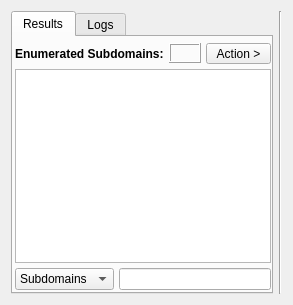
     <widget class="QWidget" name="layoutWidget">
      <layout class="QHBoxLayout" name="horizontalLayout">
       <item>
        <widget class="QTabWidget" name="tabWidgetResults">
         <property name="styleSheet">
          <string notr="true"/>
         </property>
         <property name="currentIndex">
          <number>0</number>
         </property>
         <widget class="QWidget" name="tabResults">
          <attribute name="title">
           <string>Results</string>
          </attribute>
          <layout class="QVBoxLayout" name="verticalLayout">
           <property name="spacing">
            <number>5</number>
           </property>
           <property name="leftMargin">
            <number>2</number>
           </property>
           <property name="topMargin">
            <number>6</number>
           </property>
           <property name="rightMargin">
            <number>0</number>
           </property>
           <property name="bottomMargin">
            <number>2</number>
           </property>
           <item>
            <layout class="QHBoxLayout" name="horizontalLayout_5">
             <item>
              <widget class="QLabel" name="label_3">
               <property name="sizePolicy">
                <sizepolicy hsizetype="Maximum" vsizetype="Preferred">
                 <horstretch>0</horstretch>
                 <verstretch>0</verstretch>
                </sizepolicy>
               </property>
               <property name="font">
                <font>
                 <weight>75</weight>
                 <bold>true</bold>
                </font>
               </property>
               <property name="styleSheet">
                <string notr="true"/>
               </property>
               <property name="text">
                <string>Enumerated Subdomains:</string>
               </property>
              </widget>
             </item>
             <item>
              <widget class="QLabel" name="labelResultsCount">
               <property name="sizePolicy">
                <sizepolicy hsizetype="Preferred" vsizetype="Maximum">
                 <horstretch>0</horstretch>
                 <verstretch>0</verstretch>
                </sizepolicy>
               </property>
               <property name="minimumSize">
                <size>
                 <width>0</width>
                 <height>20</height>
                </size>
               </property>
               <property name="maximumSize">
                <size>
                 <width>16777215</width>
                 <height>20</height>
                </size>
               </property>
               <property name="font">
                <font>
                 <weight>75</weight>
                 <bold>true</bold>
                </font>
               </property>
               <property name="styleSheet">
                <string notr="true"/>
               </property>
               <property name="frameShape">
                <enum>QFrame::Box</enum>
               </property>
               <property name="frameShadow">
                <enum>QFrame::Raised</enum>
               </property>
               <property name="midLineWidth">
                <number>0</number>
               </property>
               <property name="text">
                <string/>
               </property>
              </widget>
             </item>
             <item>
              <widget class="QToolButton" name="buttonAction">
               <property name="sizePolicy">
                <sizepolicy hsizetype="Fixed" vsizetype="Fixed">
                 <horstretch>0</horstretch>
                 <verstretch>0</verstretch>
                </sizepolicy>
               </property>
               <property name="minimumSize">
                <size>
                 <width>65</width>
                 <height>20</height>
                </size>
               </property>
               <property name="font">
                <font>
                 <weight>50</weight>
                 <italic>false</italic>
                 <bold>false</bold>
                </font>
               </property>
               <property name="styleSheet">
                <string notr="true"/>
               </property>
               <property name="text">
                <string>Action &gt;</string>
               </property>
              </widget>
             </item>
            </layout>
           </item>
           <item>
            <widget class="QTableView" name="tableViewResults">
             <property name="font">
              <font>
               <family>MS Shell Dlg 2</family>
               <pointsize>8</pointsize>
               <weight>50</weight>
               <italic>false</italic>
               <bold>false</bold>
              </font>
             </property>
             <property name="focusPolicy">
              <enum>Qt::NoFocus</enum>
             </property>
             <property name="contextMenuPolicy">
              <enum>Qt::CustomContextMenu</enum>
             </property>
             <property name="styleSheet">
              <string notr="true"/>
             </property>
             <property name="frameShape">
              <enum>QFrame::StyledPanel</enum>
             </property>
             <property name="frameShadow">
              <enum>QFrame::Sunken</enum>
             </property>
             <property name="autoScrollMargin">
              <number>16</number>
             </property>
             <property name="editTriggers">
              <set>QAbstractItemView::NoEditTriggers</set>
             </property>
             <property name="tabKeyNavigation">
              <bool>false</bool>
             </property>
             <property name="showDropIndicator" stdset="0">
              <bool>false</bool>
             </property>
             <property name="dragDropOverwriteMode">
              <bool>false</bool>
             </property>
             <property name="alternatingRowColors">
              <bool>false</bool>
             </property>
             <property name="selectionMode">
              <enum>QAbstractItemView::ExtendedSelection</enum>
             </property>
             <property name="verticalScrollMode">
              <enum>QAbstractItemView::ScrollPerPixel</enum>
             </property>
             <property name="horizontalScrollMode">
              <enum>QAbstractItemView::ScrollPerPixel</enum>
             </property>
             <property name="showGrid">
              <bool>false</bool>
             </property>
             <property name="sortingEnabled">
              <bool>true</bool>
             </property>
             <property name="cornerButtonEnabled">
              <bool>false</bool>
             </property>
             <attribute name="horizontalHeaderCascadingSectionResizes">
              <bool>true</bool>
             </attribute>
             <attribute name="horizontalHeaderMinimumSectionSize">
              <number>200</number>
             </attribute>
             <attribute name="horizontalHeaderDefaultSectionSize">
              <number>220</number>
             </attribute>
             <attribute name="horizontalHeaderShowSortIndicator" stdset="0">
              <bool>true</bool>
             </attribute>
             <attribute name="horizontalHeaderStretchLastSection">
              <bool>true</bool>
             </attribute>
             <attribute name="verticalHeaderVisible">
              <bool>false</bool>
             </attribute>
             <attribute name="verticalHeaderMinimumSectionSize">
              <number>15</number>
             </attribute>
             <attribute name="verticalHeaderDefaultSectionSize">
              <number>15</number>
             </attribute>
            </widget>
           </item>
           <item>
            <layout class="QHBoxLayout" name="horizontalLayout_7">
             <item>
              <widget class="QComboBox" name="comboBoxFilter">
               <property name="minimumSize">
                <size>
                 <width>90</width>
                 <height>0</height>
                </size>
               </property>
               <item>
                <property name="text">
                 <string>Subdomains</string>
                </property>
               </item>
               <item>
                <property name="text">
                 <string>Ip</string>
                </property>
               </item>
              </widget>
             </item>
             <item>
              <widget class="QLineEdit" name="lineEditFilter"/>
             </item>
            </layout>
           </item>
          </layout>
         </widget>
         <widget class="QWidget" name="tabLogs">
          <attribute name="title">
           <string>Logs</string>
          </attribute>
          <layout class="QVBoxLayout" name="verticalLayout_2">
           <property name="spacing">
            <number>3</number>
           </property>
           <property name="leftMargin">
            <number>0</number>
           </property>
           <property name="topMargin">
            <number>6</number>
           </property>
           <property name="rightMargin">
            <number>0</number>
           </property>
           <property name="bottomMargin">
            <number>0</number>
           </property>
           <item>
            <widget class="QPlainTextEdit" name="plainTextEditLogs">
             <property name="readOnly">
              <bool>true</bool>
             </property>
            </widget>
           </item>
          </layout>
         </widget>
        </widget>
       </item>
       <item>
        <widget class="Line" name="line_2">
         <property name="styleSheet">
          <string notr="true"/>
         </property>
         <property name="orientation">
          <enum>Qt::Vertical</enum>
         </property>
        </widget>
       </item>
      </layout>
     </widget>
